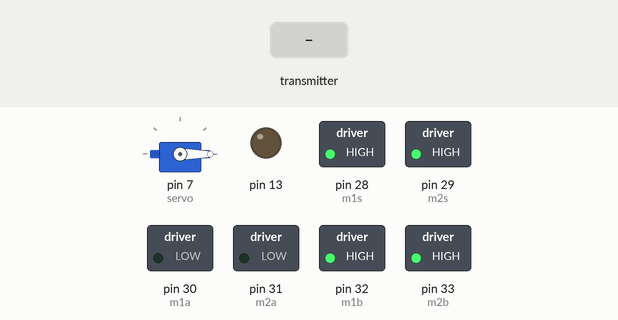
Recording of a sketch running on a simulated Arduino Mega 2560, built with avr-gcc and run on an emulated ATmega2560. Parts: servo, switched loads named in the sketch (green lamp = pin HIGH), output pins drawn as LEDs (lit = HIGH). The inputs (shaded band) are chosen by the test bench. No radio packets arrive unless stated; what the sketch prints to the serial monitor is not drawn.

Above: at 1.2 s.
1.3 s: the transmitter starts sending datos.0 = 256
At 2.0 s:
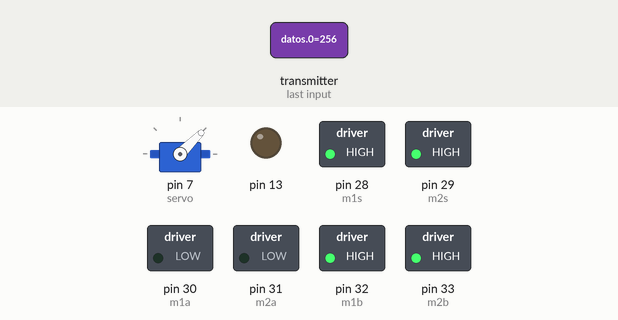
2.8 s: the transmitter starts sending datos.1 = 512
At 3.1 s:
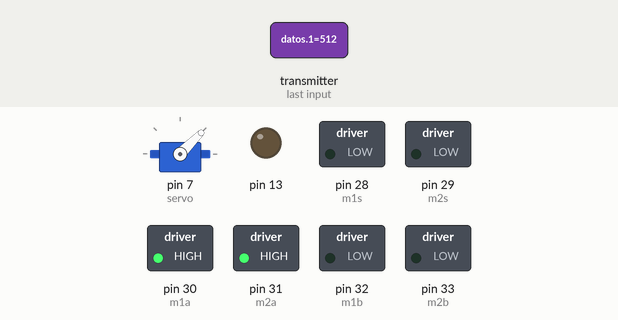
4.3 s: the transmitter starts sending datos.0 = 1023
At 5.5 s:
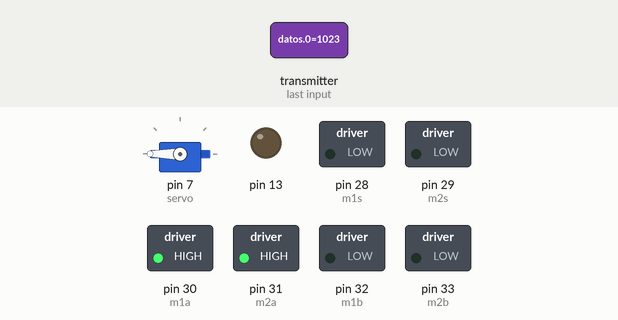
5.8 s: the transmitter starts sending datos.1 = 256
At 6.6 s:
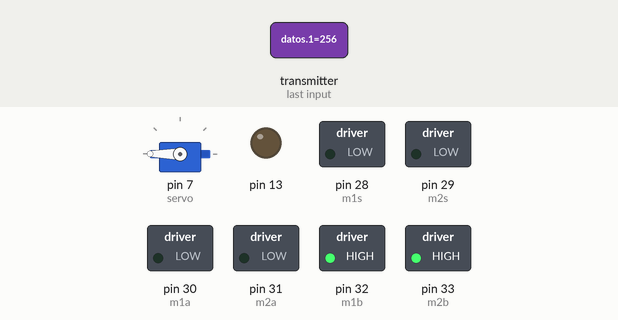
7.3 s: the transmitter starts sending datos.1 = 1023
At 7.8 s:
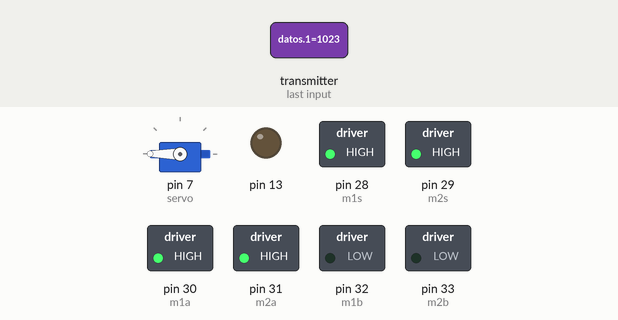
8.8 s: the transmitter starts sending datos.0 = 0
At 10.1 s:
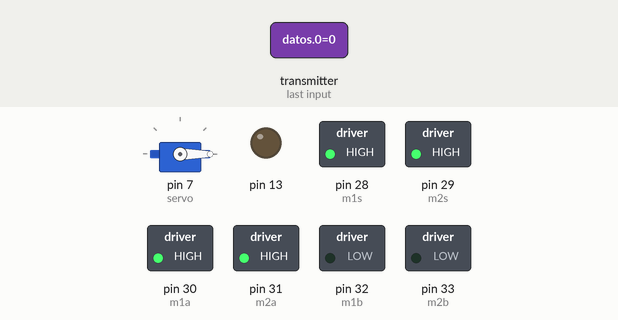
Timing chart, 0 to 11.3 s (numbered marks = the images above; inputs shaded):
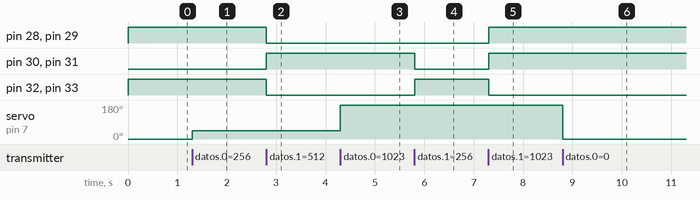

The sketch:

Receptor_SZ.ino
```cpp
#include <Arduino.h>
#include <SPI.h>
#include <nRF24L01.h>
#include <RF24.h>
#include <Servo.h>

//Comunicacion
//Declaremos los pines CE y el CSN
#define CE_PIN 9
#define CSN_PIN 10

//Pines de motores
#define m1s 28
#define m1a 30
#define m1b 32

#define m2s 29
#define m2a 31
#define m2b 33

//Variable con la dirección del canal que se va a leer
byte direccion[1] = { 'h' };

//creamos el objeto radio (NRF24L01)
RF24 radio(CE_PIN, CSN_PIN);

//vector para los datos recibidos
int datos[3];
//reescritura de datos recibidos
int l;  //servo
int n;  //motores

int sAngle = 0;  //direccion del servo (ruedas)
int mSpeed = 0;  // velocidad de los motores
int dZ = 50;     //deadzone (punto medio que no avanza ni retrocede)

Servo servo;

void setup() {

  servo.attach(7);  // pin del servo

  pinMode(m1s, OUTPUT);  //velocidad 1
  pinMode(m1a, OUTPUT);  //motor1 a
  pinMode(m1b, OUTPUT);  //motor1 b

  pinMode(m2s, OUTPUT);  //velocidad 2
  pinMode(m2a, OUTPUT);  //motor2 a
  pinMode(m2b, OUTPUT);  //motor2 b

  //inicializamos el NRF24L01
  radio.begin();

  //Abrimos el canal de Lectura
  radio.openReadingPipe(1, direccion);

  //empezamos a escuchar por el canal
  radio.startListening();

  pinMode(13, OUTPUT);
  //inicializamos el puerto serie
  Serial.begin(2000000);
  Serial.println("hola");
}
void loop() {
 comu();
 manejo();
}
void ejecutar_paso(byte tipo, byte cant) {
  int speedA = map(281, 512 - dZ, 1023, 0, 255);
  int speedR = map(843, 512 + dZ, 1023, 0, 255);
  switch (tipo) {
    case 0:  //Avanzar
      analogWrite(m1s, speedA);
      digitalWrite(m1a, HIGH);
      digitalWrite(m1b, LOW);

      analogWrite(m2s, speedA);
      digitalWrite(m2a, HIGH);
      digitalWrite(m2b, LOW);

      delay(cant);

      analogWrite(m1s, 0);
      digitalWrite(m1a, LOW);
      digitalWrite(m1b, LOW);

      analogWrite(m2s, 0);
      digitalWrite(m2a, LOW);
      digitalWrite(m2b, LOW);
      break;
    case 1:  //Retroceder
      analogWrite(m1s, -speedR);
      digitalWrite(m1a, LOW);
      digitalWrite(m1b, HIGH);

      analogWrite(m2s, -speedR);
      digitalWrite(m2a, LOW);
      digitalWrite(m2b, HIGH);

      delay(cant);

      analogWrite(m1s, 0);
      digitalWrite(m1a, LOW);
      digitalWrite(m1b, LOW);

      analogWrite(m2s, 0);
      digitalWrite(m2a, LOW);
      digitalWrite(m2b, LOW);
      break;
    case 2:  // Girar a la izquierda
      servo.write(90 + cant);
      delay(100);
      break;
    case 3:  // Girar a la derecha
      servo.write(cant);
      delay(100);
      break;
    case 4:  // Esperar
      delay(cant);
      break;
  }
}
void comu() {
  //uint8_t numero_canal;
  //if ( radio.available(&numero_canal) )
  if (radio.available()) {
    //Leemos los datos y los guardamos en la variable datos[]
    radio.read(&datos, sizeof(datos));

    l = datos[0];  //servo
    n = datos[1];  //motores

    //reportamos por el puerto serial los datos recibidos
    Serial.println(datos[0]);
    Serial.println(datos[1]);
    Serial.println(datos[2]);

  } else {
    Serial.println("No hay datos de radio disponibles");
  }
}

void manejo() {
  sAngle = map(l, 0, 1023, 0, 180); // traducimos el dato a angulos del servo
  servo.write(sAngle);  // mueve el servo el angulo de arriba

  if (n < 512 - dZ) {
    mSpeed = map(n, 0, 512 - dZ, -255, 0);  // adelante
  } else if (n > 512 + dZ) {
    mSpeed = map(n, 512 + dZ, 1023, 0, 255);  // atras
  } else {
    mSpeed = 0;  // nada
  }

  if (mSpeed >= 0) {
    Serial.print("Algo hace ");
    Serial.println(mSpeed);
    analogWrite(m1s, mSpeed);  // adelante1 velocidad (0=no avanzar)
    digitalWrite(m1a, HIGH);   // direccion ade
    digitalWrite(m1b, LOW);

    analogWrite(m2s, mSpeed);  // adelante2 velocidad
    digitalWrite(m2a, HIGH);
    digitalWrite(m2b, LOW);

  } else {
    Serial.print("ALgo hace ");
    Serial.println(mSpeed);
    analogWrite(m1s, -mSpeed);  // atras velociad (0= no atras)
    digitalWrite(m1a, LOW);     // configuracion atras1
    digitalWrite(m1b, HIGH);

    analogWrite(m2s, -mSpeed);  // atras velociad
    digitalWrite(m2a, LOW);     // configuracion atras2
    digitalWrite(m2b, HIGH);
  }
}
```

Measured:
- after the input at 1.3 s, servo on pin 7 (servo): 0° → 45° at once
- after the input at 2.8 s, pin 28 (m1s), pin 29 (m2s), pin 32 (m1b), pin 33 (m2b): HIGH → LOW at once; pin 30 (m1a), pin 31 (m2a): LOW → HIGH at once
- after the input at 4.3 s, servo on pin 7 (servo): 45° → 180° at once
- after the input at 5.8 s, pin 30 (m1a), pin 31 (m2a): HIGH → LOW at once; pin 32 (m1b), pin 33 (m2b): LOW → HIGH at once
- after the input at 7.3 s, pin 28 (m1s), pin 29 (m2s), pin 30 (m1a), pin 31 (m2a): LOW → HIGH at once; pin 32 (m1b), pin 33 (m2b): HIGH → LOW at once
- after the input at 8.8 s, servo on pin 7 (servo): 180° → 0° at once
